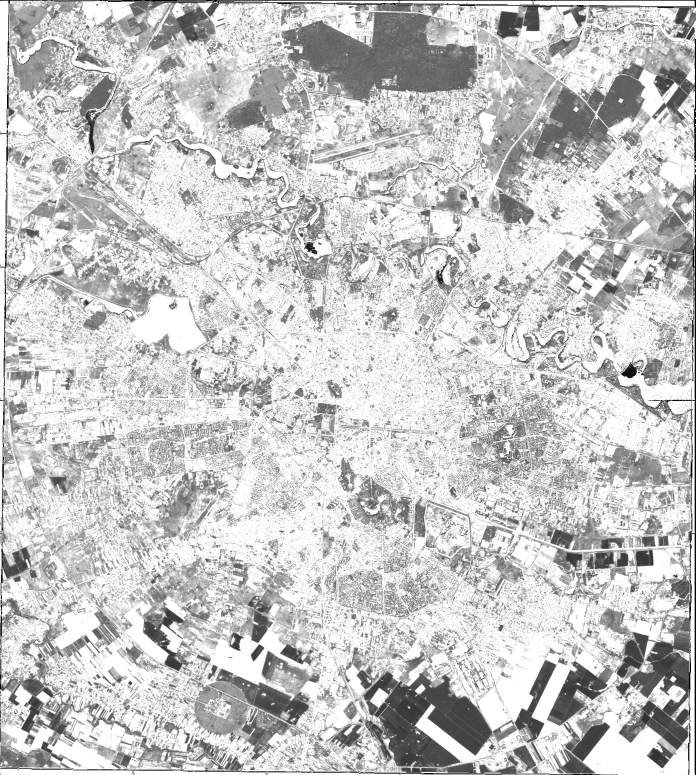
#> input picture msi/image_0001.jpg, 2086 x 2325 px, found by its file name (shown at 1/3 size); its folder holds 4 pictures in this run
$ python crop_folder.py
#> lines starting #> are read from the running program, lines starting #| are printed output that depends on the picture
from PIL import Image
import os

def crop_and_save_image(image_path, crop_coords, output_folder):
#> called with crop_coords = (500, 1950, 600, 2100)
    image = Image.open(image_path)
#> image is the input picture: PIL image 2086x2325 L; min 0, max 255, mean 199.9
    cropped_image = image.crop(crop_coords)
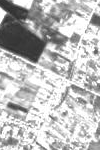
#> cropped_image: PIL image 100x150 L; min 39, max 255, mean 187.9

    # Ensure the cropped image is in portrait orientation
    width, height = cropped_image.size
#> width = 100; height = 150
    if width > height:
        cropped_image = cropped_image.transpose(Image.ROTATE_90)

    # Extract original filename without extension
    filename = os.path.splitext(os.path.basename(image_path))[0]

    # Save cropped image to new file
    cropped_filename = os.path.join(output_folder, f"{filename}_cropped.jpg")
    cropped_image.save(cropped_filename)

    print(f"Cropped image saved as: {cropped_filename}")

def main():
    # Define the path to your images folder
    folder_path = r"D:\OneDrive - Universitatea Politehnica Bucuresti\Andrei\Facultate\Master\DISSERTATION\work\msi"

    # Define crop coordinates
    x1, x2 = 500, 600  # horizontal boundaries
    y1, y2 = 1950, 2100  # vertical boundaries
    crop_coords = (x1, y1, x2, y2)

    # Create output folder in the parent directory
    parent_folder = os.path.dirname(folder_path)
    output_folder_name = os.path.basename(folder_path) + "_cropped"
    output_folder = os.path.join(parent_folder, output_folder_name)

    # Create output folder if it doesn't exist
    os.makedirs(output_folder, exist_ok=True)

    # Iterate through each image file in the folder
    for filename in os.listdir(folder_path):
        if filename.endswith(".jpg") or filename.endswith(".png"):  # Adjust file extensions as necessary
            image_path = os.path.join(folder_path, filename)
            crop_and_save_image(image_path, crop_coords, output_folder)
#> pass 2 of the loop in main, `for filename in os.listdir(folder_path):`:
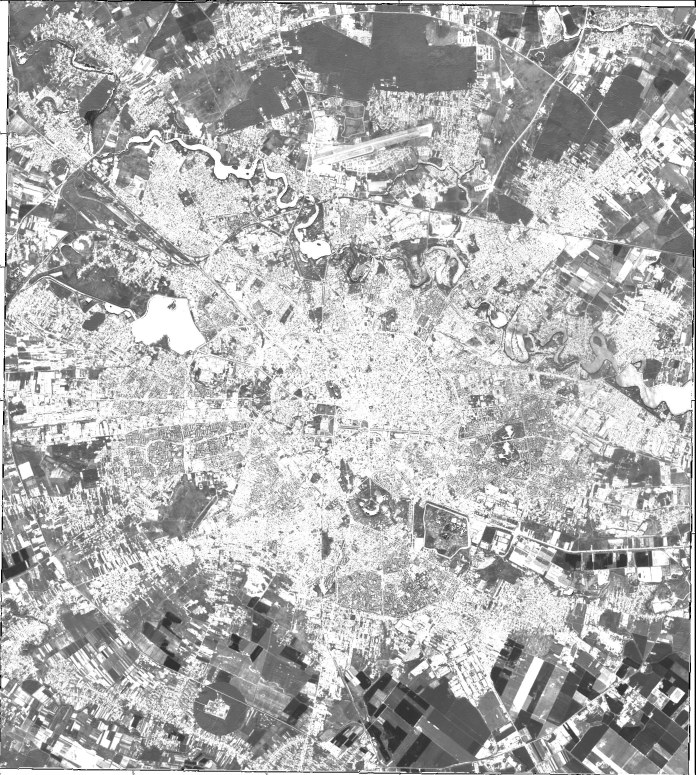
#> input picture msi/image_0002.jpg, 2086 x 2325 px, found by its file name (shown at 1/3 size)
#> in crop_and_save_image, image is the input picture: PIL image 2086x2325 L; min 0, max 255, mean 177.9
#> in crop_and_save_image (call 2), `cropped_image = image.crop(crop_coords)`:
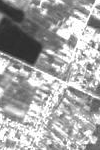
#> cropped_image: PIL image 100x150 L; min 37, max 255, mean 165.9
#> pass 3 of the loop in main, `for filename in os.listdir(folder_path):`:
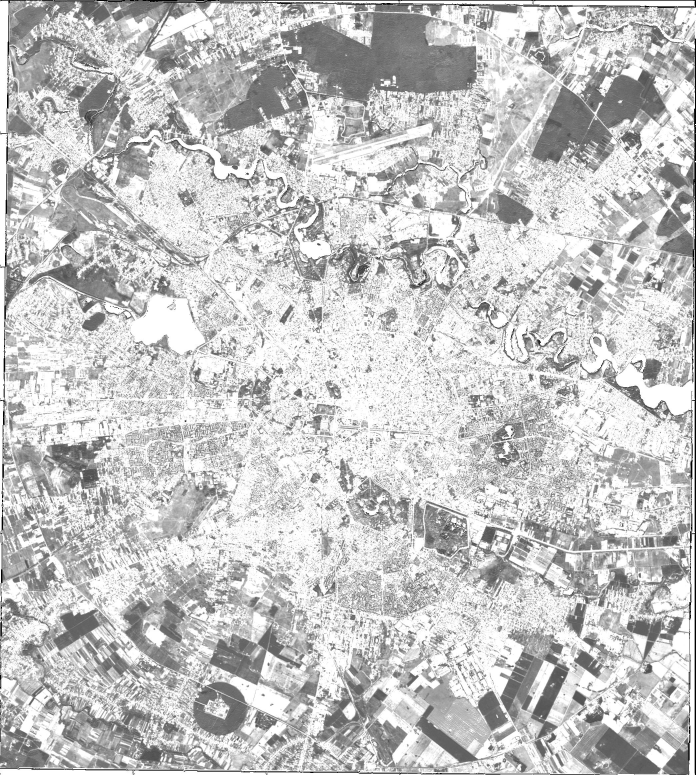
#> input picture msi/image_0003.jpg, 2086 x 2325 px, found by its file name (shown at 1/3 size)
#> in crop_and_save_image, image is the input picture: PIL image 2086x2325 L; min 0, max 255, mean 197.3
#> in crop_and_save_image (call 3), `cropped_image = image.crop(crop_coords)`:
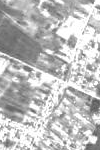
#> cropped_image: PIL image 100x150 L; min 86, max 255, mean 189.1
#> the loop made 4 passes; the first 3 are shown

if __name__ == "__main__":
    main()
